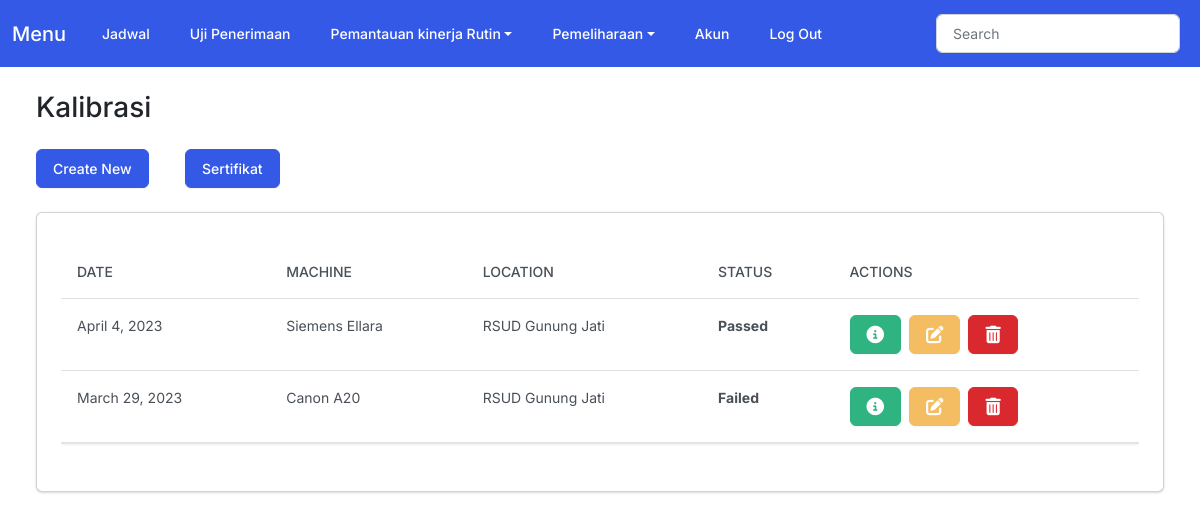
The app's page /home_kalibrasi (signed in), older data.
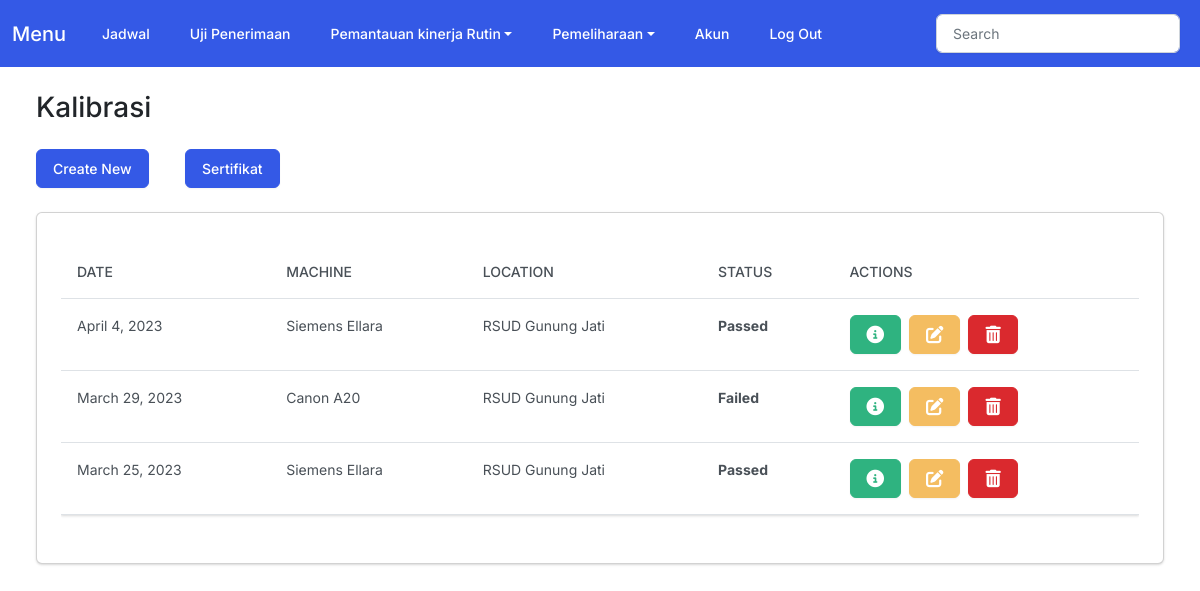
The same page, newer data.
### myapp/models.py (models this page shows)
class Kalibrasi(models.Model):
    user = models.ForeignKey(User, on_delete=models.CASCADE, null=True)
    task_date = models.DateField(null=True)
    machine = models.CharField(max_length=150)
    location = models.CharField(max_length=150)
    is_passed = models.BooleanField('passed', default=False)
    is_failed = models.BooleanField('failed', default=False)

### myapp/views.py (the view)
# urls.py: path('home_kalibrasi', views.home_kalibrasi, name='home_kalibrasi'),
@login_required
def home_kalibrasi(request):
    kalibrasi = Kalibrasi.objects.filter(user=request.user)
    return render(request, 'myapp/kalibrasi.html', {
        'kalibrasi': kalibrasi
    })

### myapp/templates/myapp/kalibrasi.html (shortened to what this page needs)
{% extends 'myapp/base.html' %}
{% block body %}
<h3 class="m-4">Kalibrasi</h3>
<div class="row">
    <div class="col-12">
        <a href="{% url 'add_kalibrasi' %}" class="btn btn-primary ms-4 me-4 mb-4">Create New</a>
        <a href="{% url 'home_sertifkalibrasi' %}" class="btn btn-primary ms-2 me-2 mb-4">Sertifikat</a>
        {% if kalibrasi %}
        <div class="card bg-secondary ms-4 me-4 mb-4">
            <div class="card-body">
                <p class="card-text">
                <div class="table-responsive">
                    <table class="table table-hover">
                        <thead>
                            <tr>
                                <th scope="col">Date</th>
                                <th scope="col">Machine</th>
                                <th scope="col">Location</th>
                                <th scope="col">Status</th>
                                <th scope="col">Actions</th>
                            </tr>
                        </thead>
                        <tbody class="myTable">
                            {% for kalibrasi in kalibrasi %}
                            <tr>
                                <td>{{kalibrasi.task_date}}</td>
                                <td>{{kalibrasi.machine}}</td>
                                <td>{{kalibrasi.location}}</td>
                                <td> {% if kalibrasi.is_passed %}
                                    <strong>Passed</strong>
                                    {% elif kalibrasi.is_failed %}
                                    <strong>Failed</strong>
                                    {% else %}
                                    <strong>Pending</strong>
                                    {% endif %}
                                </td>
                                <td>
                                    <button type="button" class="btn btn-success me-1"
                                        href="{% url 'view_kalibrasi' kalibrasi.id %}" data-bs-toggle="modal"
                                        data-bs-target="#myModal{{kalibrasi.id}}">
                                        </button>
                                    <a href="{% url 'edit_kalibrasi' kalibrasi.id %}" class="btn btn-warning me-1"></a>
                                    <button class="btn btn-danger" data-bs-toggle="modal"
                                        data-bs-target="#delete_kalibrasi{{kalibrasi.id}}"></button>
                                </td>
                            </tr>
                            {% endfor %}
                        </tbody>
                    </table>
                </div>
                </p>
            </div>
        </div>
        {% else %}
        <h5 class="alert alert-primary ms-4 me-4">Belum ada Kalibrasi</h5>
        {% endif %}
    </div>
</div>
{% endblock %}

Row changes from the older to the newer data that the page shows:
added Kalibrasi: task_date "March 25, 2023", machine "Siemens Ellara", location "RSUD Gunung Jati", is_passed "Passed"
